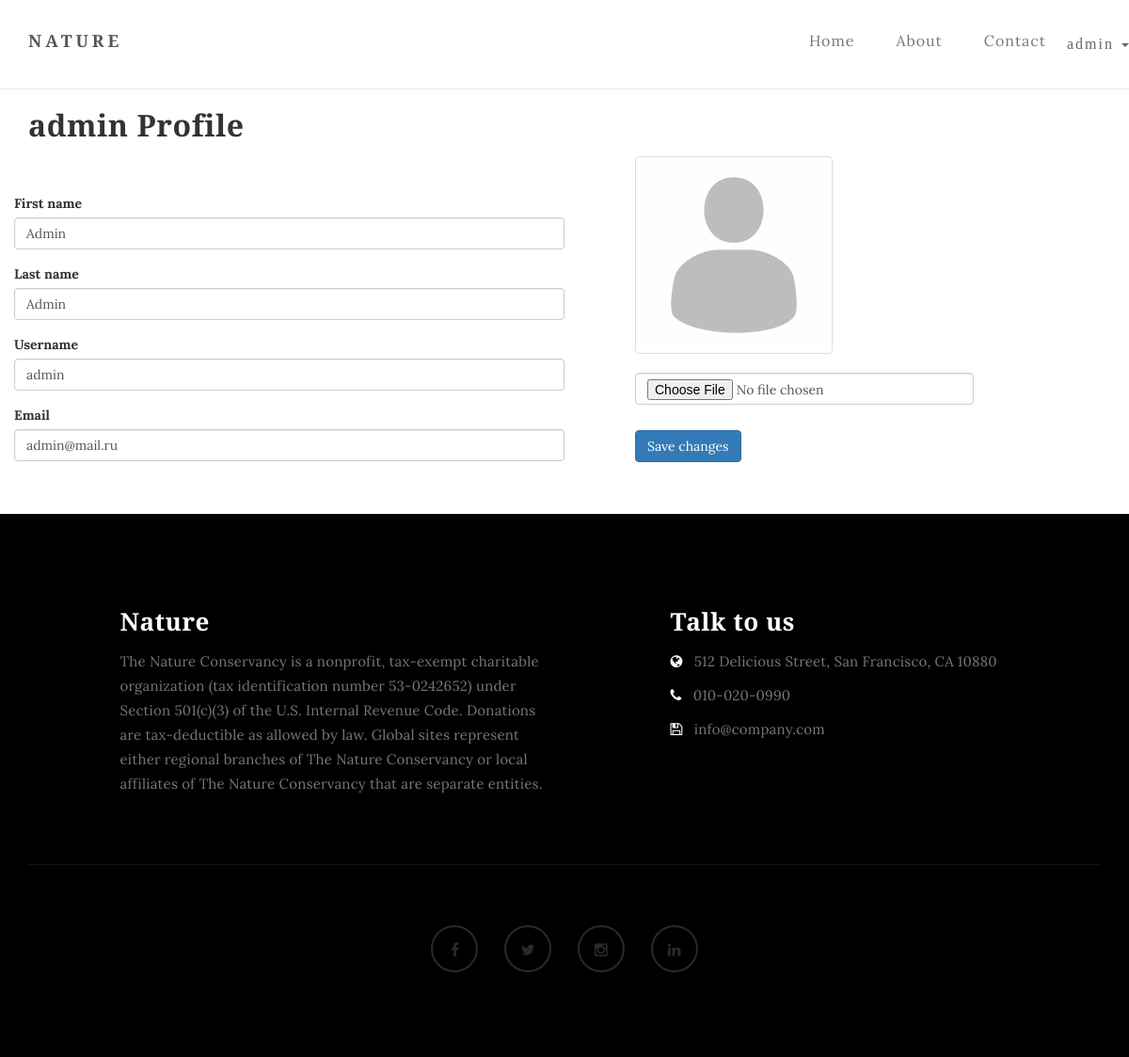
Screenshot of /user/profile/ (signed in) with the database file from the repository.
### users/models.py (models this page shows)
class CustomUser(AbstractUser):
    profile_img = models.ImageField(upload_to='users/', default='users/default/default_pic.jpg')

### users/views.py (the view, shortened to what this page needs)
# urls.py: path('profile/', ProfileView.as_view(), name='profile'),
class ProfileView(LoginRequiredMixin, View):
    def get(self, request):
        form = ProfileForm(instance=request.user)
        return render(request, 'users/profile.html', {'form': form})

### users/forms.py
class ProfileForm(forms.ModelForm):
    class Meta:
        model = CustomUser
        fields = ('first_name', 'last_name', 'username', 'email', 'profile_img',)

### templates/users/profile.html (shortened to what this page needs)
{% extends 'base.html' %}
{% block content %}
    <div class="container">
        <h2>{{ request.user.username }} Profile</h2>
        <div class="row">
            <form method="post" enctype="multipart/form-data">{% csrf_token %}
                <div class="col-md-1 login-page">
                    <label>First name</label>
                    <input class="form-control" type="text" placeholder="None" value="{{ user.first_name }}" name="first_name">
                    <label>Last name</label>
                    <input class="form-control" type="text" placeholder="None" value="{{ user.last_name }}"name="last_name">
                    <label>Username</label>
                    <input class="form-control" type="text" placeholder="None" value="{{ user.username }}" name="username">
                    <label>Email</label>
                    <input class="form-control" type="text" placeholder="None" value="{{ user.email }}" name="email">
                </div>
                <div class="col-sm-4 profile-image">
                    <img class="thumbnail" src="{{ user.profile_img.url }}" width="210" height="210" alt="">
                    <input class="form-control" type="file" placeholder="None" value="{{ user.profile_img.url }}" name="profile_img">
                    <input class="btn btn-primary save-btn" type="submit" value="Save changes">
                </div>
            </form>
        </div>
    </div>
{% endblock %}

### templates/base.html (shortened to what this page needs)
{% load static %}
<!DOCTYPE html>
<html lang="en">
<head>
<link rel="stylesheet" href="{% static 'css/bootstrap.min.css' %}">
<link rel="stylesheet" href="{% static 'css/font-awesome.min.css' %}">
<link rel="stylesheet" href="{% static 'css/style.css' %}">
</head>
<body>
<div class="navbar navbar-default navbar-static-top" role="navigation">
     <div class="container">
          <div class="navbar-header">
               <a href="{% url 'blog:home' %}" class="navbar-brand">Nature</a>
          </div>
          <div class="collapse navbar-collapse">
               <ul class="nav navbar-nav navbar-right">
                    <li><a href="{% url 'blog:home' %}">Home</a></li>
                    <li><a href="{% url 'blog:about' %}">About</a></li>
                    <li><a href="{% url 'blog:contact' %}">Contact</a></li>
                   <div class="nav navbar-nav navbar-right" style="margin-top: 10px">
                       {% if request.user.is_authenticated %}
                          <div class="dropdown" style="margin-bottom: 20px !important;">
                              <h4 class="dropdown-toggle dropdown-btn" id="dropdownMenu1" data-toggle="dropdown" aria-haspopup="true" aria-expanded="true">
                                  {{ request.user.username }}
                                <span class="caret"></span>
                              </h4>
                          </div>
                       {% endif %}
                  </div>
               </ul>
          </div>
  </div>
</div>
{% block content %}
{% endblock %}
<footer>
     <div class="container">
          <div class="row">
               <div class="col-md-5 col-md-offset-1 col-sm-6">
                    <h3>Nature</h3>
                    <p>The Nature Conservancy is a nonprofit, tax-exempt charitable organization (tax identification number 53-0242652) under Section 501(c)(3) of the U.S. Internal Revenue Code. Donations are tax-deductible as allowed by law. Global sites represent either regional branches of The Nature Conservancy or local affiliates of The Nature Conservancy that are separate entities.</p>
               </div>
               <div class="col-md-4 col-md-offset-1 col-sm-6">
                    <h3>Talk to us</h3>
                    <p><i class="fa fa-globe"></i> 512 Delicious Street, San Francisco, CA 10880</p>
                    <p><i class="fa fa-phone"></i> 010-020-0990</p>
                    <p><i class="fa fa-save"></i> info@company.com</p>
               </div>
               <div class="clearfix col-md-12 col-sm-12">
                    <hr>
               </div>
               <div class="col-md-12 col-sm-12">
                    <ul class="social-icon">
                         <li><a href="https://facebook.com" class="fa fa-facebook"></a></li>
                         <li><a href="https://twitter.com" class="fa fa-twitter"></a></li>
                         <li><a href="https://instagram.com" class="fa fa-instagram"></a></li>
                         <li><a href="https://linkedin.com" class="fa fa-linkedin"></a></li>
                    </ul>
               </div>
          </div>
     </div>
</footer>
</body>
</html>

### static/css/style.css (style rules this page uses)
body { background: #ffffff; font-family: 'Lora', serif; font-style: normal; font-weight: 300; overflow-x: hidden; }
h1,h2,h3,h4,h5,h6 { font-family: 'Merriweather', serif; font-style: normal; font-weight: bold; letter-spacing: 0.5px; }
h2 { font-size: 32px; }
h2,h3 { padding-bottom: 6px; }
h3 { font-size: 26px; }
h4 { color: #666; font-size: 12px; font-weight: normal; letter-spacing: 2px; }
p { color: #777; font-size: 15px; font-weight: 300; line-height: 26px; letter-spacing: 0.2px; }
html { -webkit-font-smoothing: antialiased; }
a { color: #4d638c; -webkit-transition: 0.5s; -o-transition: 0.5s; transition: 0.5s; text-decoration: none !important; }
* { -webkit-box-sizing: border-box; -moz-box-sizing: border-box; box-sizing: border-box; }
*:before, *:after { -webkit-box-sizing: border-box; -moz-box-sizing: border-box; box-sizing: border-box; }
.navbar-default { background: #ffffff; margin: 0 !important; padding: 18px 0; }
.navbar-default .navbar-brand { color: #555; font-family: 'Merriweather', serif; font-weight: bold; text-transform: uppercase; letter-spacing: 4px; margin: 0; }
.navbar-default .navbar-nav li a { color: #777; font-size: 16px; letter-spacing: 1px; -webkit-transition: all 0.4s ease-in-out; transition: all 0.4s ease-in-out; padding-right: 22px; padding-left: 22px; }
footer { background: #000; color: #ffffff; padding: 80px 0px; position: relative; }
footer .col-md-4 .fa { color: #ffffff; padding-right: 8px; }
footer hr { border-color: #121212; margin-top: 62px; margin-bottom: 42px; }
.social-icon { position: relative; padding: 0; margin: 0; text-align: center; }
.social-icon li { display: inline-block; list-style: none; }
.social-icon li a { border: 2px solid #292929; color: #292929; border-radius: 100px; cursor: pointer; font-size: 16px; text-decoration: none; transition: all 0.4s ease-in-out; width: 50px; height: 50px; line-height: 50px; text-align: center; vertical-align: middle; position: relative; margin: 22px 12px 10px 12px; }
.login-page { width: 50%; padding: 40px 0 40px; }
.login-page input { margin-bottom: 16px; }
.dropdown-btn { font-size: 16px; }
.profile-image { margin-left: 60px }
.save-btn { margin-top: 27px }

### rows the page displays
CustomUser: user.username "admin", first_name "Admin", last_name "Admin", username "admin", email "admin@mail.ru", profile_img (placeholder picture)
